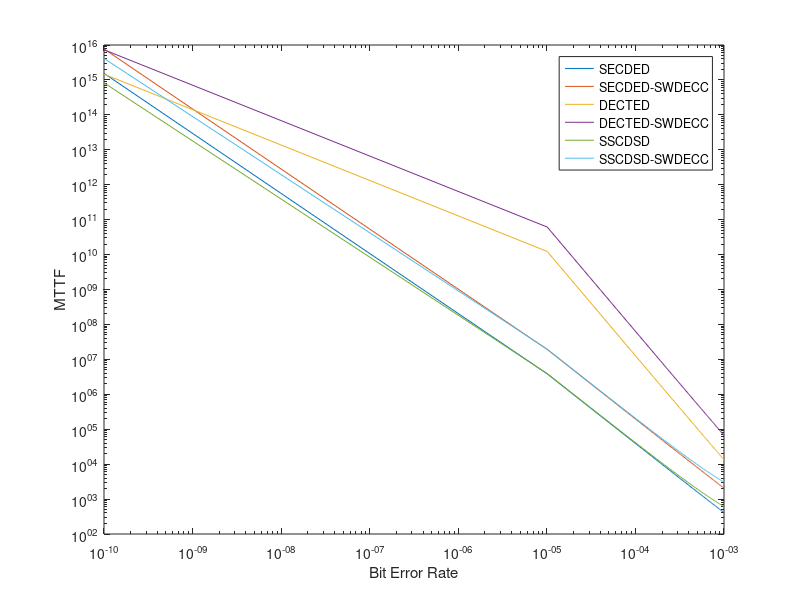

The MATLAB script that drew this image:
%First attempt at calculating MTTF for ISCA, 10/16/16


%%%%%%%%%%%%%%%%%%%%%%%%%%%%%%%%%%%%%%%%%%
%SET PARAMETERS HERE

%beta is the error rate per bit, iid, no memory in system. For now
%log-scale seems to make sense. Change the min and max to better fit what
%other papers and studies do. This is the x-axis
error = linspace(1e-10,1e-3);

%This is the length for the secded codes
n1=72;
%This is our correction rate in the DUE case.
cor1=.8;

% Mark: Length for DECTED
n2=79; 
cor2=0.8;


%This is the length for the sscdsd codes (in bits).
n3=144;
%This is the symbol size in bits of the sscdsd codes.
b=4;
%This is our correction rate in the DUE case.
cor3=.8;

%%%%%%%%%%%%%%%%%%%%%%%%%%%%%%%%%%%%%%%%%%

%We treat a DUE or a miscorrect as a failure. We can calculate the probability of error for
%SECDED fairly easily. It is 1 minus the probability that we have 0
%bit-errors or 1-bit error. This is a function of n (the code length) and
%e (error rate per bit).
secded = @(n,e) 1 -(1-e).^n -n.*e.*(1-e).^(n-1);

% Mark: DECTED is same as secded except we add on probability of 2-bit errors.
dected = @(n,e) 1 -(1-e).^n -n.*e.*(1-e).^(n-1) -nchoosek(n,2).*e.^2.*(1-e).^(n-2);

%The SSCDSD formula is a lot more complicated. Basically, its 1-prob(0
%errors)-prob(1 error)-prob(2 bit errors in 1 block, 0 elsewhere)-prob(3
%bit errors in 1 block, 0 elsewhere)-(4 bit errors in 1 block, 0
%elsewhere) We have an additional parameter: b is the number of bits in a
%symbol.
sscdsd = @(n,b,e)   1-(1-e).^n...
                    -n.*e.*(1-e).^(n-1)...
                    -(n/b)^2*nchoosek(b,2)*e.^2.*(1-e).^(2*b-2)...
                    -(n/b)^2*nchoosek(b,3)*e.^3.*(1-e).^(2*b-3)...
                    -(n/b)^2*nchoosek(b,4)*e.^4.*(1-e).^(2*b-4);
                
   
                
                
%Create the secded cases:
secded_normal = secded(n1,error);
secded_swdecc = secded(n1,error)*(1-cor1);

%Create the dected cases:
dected_normal = dected(n2,error);
dected_swdecc = dected(n2,error)*(1-cor2);

%Create the sscdsd cases:
sscdsd_normal = sscdsd(n3,b,error);
sscdsd_swdecc = sscdsd(n3,b,error)*(1-cor3);


%Create the plot
loglog(error,1./secded_normal,error,1./secded_swdecc,error,1./dected_normal,error,1./dected_swdecc,error,1./sscdsd_normal,error,1./sscdsd_swdecc)
xlabel('Bit Error Rate')
ylabel('MTTF')
legend('SECDED','SECDED-SWDECC','DECTED','DECTED-SWDECC','SSCDSD','SSCDSD-SWDECC')
